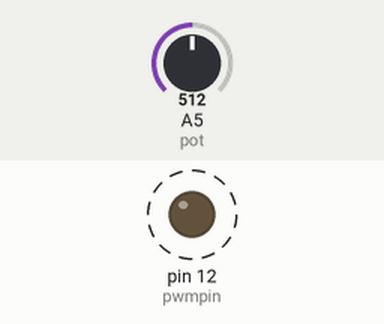
This program was run on a simulated Arduino Uno, built with avr-gcc and run on an emulated ATmega328P. On the bench: output pins drawn as LEDs (lit = HIGH). Dashed ring = blinking. Inputs (shaded band) come from the test bench; at power-on: A5 (pot) = 512.

Above: at 1.2 s.
1.3 s: A5 (pot) set to 716
4.3 s: A5 (pot) set to 900
6.0 s: A5 (pot) set to 1023
At 6.5 s:
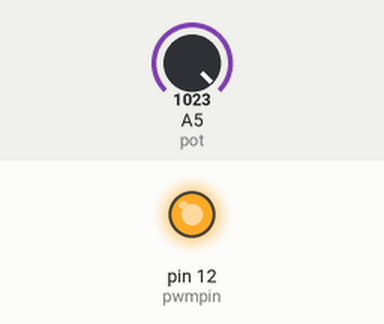
7.5 s: A5 (pot) set to 511
At 8.5 s:
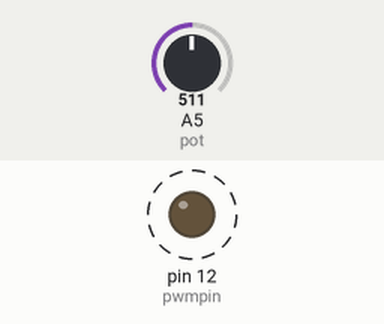
Timing chart, 0 to 56.5 s (numbered marks = the images above; inputs shaded):
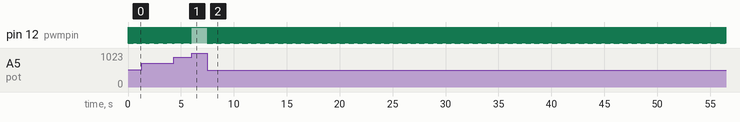

Measured:
- after the input at 6.0 s, pin 12 (pwmpin): stops changing and stays HIGH
- after the input at 7.5 s, pin 12 (pwmpin): alternates HIGH for 0.02 s and LOW for 0.03 s, starting at once
- by itself, pin 12 (pwmpin): alternates HIGH for 0.03 s and LOW for 0.02 s

The program:

main.cpp
```cpp
#include <Arduino.h>

int pwmpin = 12;
int ledpin = 13;
int pwmState = LOW;
int pot = A5;
const double freq = 50000; //PW time in us
double Th = 0; //High time
double Tl = 0; //Low time
double Thmax = 0.85; //limit proportion of Th
unsigned long prevTime = 0;
void setup() {
  pinMode(pwmpin, OUTPUT);
  // pinMode(A5, INPUT);
  Serial.begin(9600);

}

// the loop function runs over and over again forever
void loop() {
  double potvalue = analogRead(pot);
  // Serial.print("potvalue: ");
  // Serial.print(potvalue);
  Th = (potvalue/1023)*freq*Thmax;
  // Th = potvalue/1023;
  Tl= freq-Th;
  // Serial.print(" Th: ");

  if(Th <= freq/50){
    Th =0;
  }
  // Serial.println(Th);

  // Serial.print(" Tl: ");
  // Serial.println(Tl);
  unsigned long currTime = micros();
  if (currTime - prevTime >= freq)
  {
    prevTime = currTime;
  }
  if (currTime - prevTime >= Th)
  {
    // prevTime = currTime;
    pwmState = LOW;
  }
  else{
    pwmState = HIGH;
  }

 digitalWrite(pwmpin, pwmState);
 digitalWrite(ledpin, pwmState);

}
```
